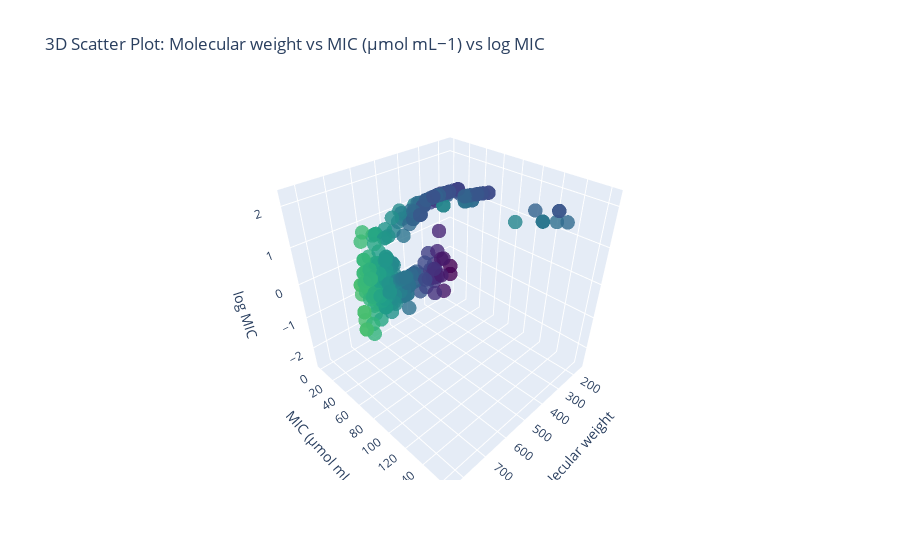

The notebook cell this image was saved under:
### Code cell
import pandas as pd
import plotly.graph_objs as go


# Построение 3D scatter plot
scatter_3d = go.Scatter3d(
    x=ds['Molecular weight'],  # Ось X
    y=ds['MIC (µmol mL−1)'],   # Ось Y
    z=ds['log MIC'],           # Ось Z
    mode='markers',
    marker=dict(
        size=5,
        color=ds['Molecular weight'],  # Цвет точек основан на весе молекул
        colorscale='Viridis',  # Цветовая схема
        opacity=0.8
    )
)

# Определение макета графика
layout = go.Layout(
    title='3D Scatter Plot: Molecular weight vs MIC (µmol mL−1) vs log MIC',
    scene=dict(
        xaxis=dict(title='Molecular weight'),
        yaxis=dict(title='MIC (µmol mL−1)'),
        zaxis=dict(title='log MIC')
    )
)

# Создание и отображение графика
fig = go.Figure(data=[scatter_3d], layout=layout)
fig.show()

### Figure 1 — Plotly figure (JSON) as saved in the notebook; plotly's stock layout.template omitted (floating-point values rounded to 4 significant figures; data arrays with more than 128 entries replaced by an {"elided": "..."} marker saying what was removed)
{"data": [{"marker": {"color": {"elided": "1540 float values"}, "colorscale": [[0, "#440154"], [0.1111, "#482878"], [0.2222, "#3e4989"], [0.3333, "#31688e"], [0.4444, "#26828e"], [0.5556, "#1f9e89"], [0.6667, "#35b779"], [0.7778, "#6ece58"], [0.8889, "#b5de2b"], [1, "#fde725"]], "opacity": 0.8, "size": 5}, "mode": "markers", "type": "scatter3d", "x": {"elided": "1540 float values"}, "y": {"elided": "1540 float values"}, "z": {"elided": "1540 float values"}}], "layout": {"scene": {"xaxis": {"title": {"text": "Molecular weight"}}, "yaxis": {"title": {"text": "MIC (µmol mL−1)"}}, "zaxis": {"title": {"text": "log MIC"}}}, "title": {"text": "3D Scatter Plot: Molecular weight vs MIC (µmol mL−1) vs log MIC"}}}
